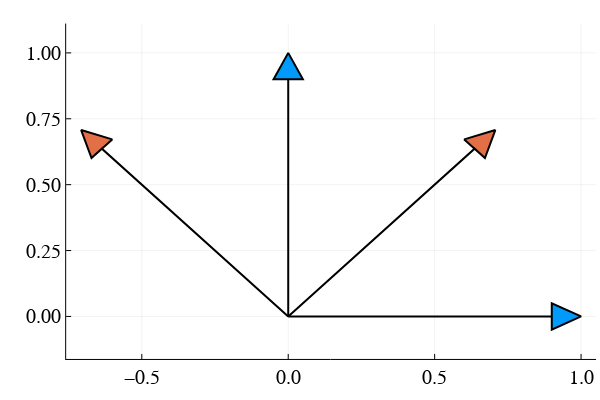

Notebook cell for this chart:
### Markdown cell above
We rotate $e_1$ and $e_2$ by an arbitrary angle $\theta$. Note that $e_1$ and $e_2$ remain perpendicular. The results are two new unit vectors, $e'_1$ and $e'_2$, shown in red.

<img src="https://github.com/kjbiener/introToJulia/blob/master/rotated_2d_univec.png?raw=true" alt="Rotated 2D unit vectors" width="450">

**Problem:** We wish to find the mapping $(e_1, e_2) \mapsto (e'_1,e'_2)$ and a matrix representation of it.

### Code cell
# using Plots
# plotly() # Set the backend to Plotly

θ = π/4 # 45 degree rotation
R = [cos(θ) -sin(θ); sin(θ) cos(θ)] # this is a 2D rotation map

e1 = [1; 0];
e2 = [0; 1];
E = hcat(e1, e2);

V = R * E;

quiver([0,0],[0,0],quiver=(E[1,:], E[2,:]), lw = 2, axis_ratio=:equal, xtickfontsize=14, ytickfontsize=14)
quiver!([0,0],[0,0],quiver=(V[1,:], V[2,:]), lw = 2, axis_ratio=:equal, xtickfontsize=14, ytickfontsize=14)

### Figure 1 — Plotly figure (JSON) as saved in the notebook; plotly's stock layout.template omitted (floating-point values rounded to 4 significant figures)
{"data": [{"fill": "tozeroy", "fillcolor": "rgba(0, 154, 250, 1.000)", "hoverinfo": "none", "legendgroup": "", "line": {"color": "rgba(0, 0, 0, 1.000)", "dash": "solid", "width": 2}, "mode": "lines", "name": "", "showlegend": false, "type": "scatter", "x": [0, 0.9, 0.9, 1, 0.9, 0.9, 0], "xaxis": "x1", "y": [0, 0, 0.05, 0, -0.05, 0, 0], "yaxis": "y1"}, {"fill": "tozeroy", "fillcolor": "rgba(0, 154, 250, 1.000)", "hoverinfo": "none", "legendgroup": "", "line": {"color": "rgba(0, 0, 0, 1.000)", "dash": "solid", "width": 2}, "mode": "lines", "name": "", "showlegend": false, "type": "scatter", "x": [0, 0, -0.05, 0, 0.05, 0, 0], "xaxis": "x1", "y": [0, 0.9, 0.9, 1, 0.9, 0.9, 0], "yaxis": "y1"}, {"fill": "tozeroy", "fillcolor": "rgba(227, 111, 71, 1.000)", "hoverinfo": "none", "legendgroup": "", "line": {"color": "rgba(0, 0, 0, 1.000)", "dash": "solid", "width": 2}, "mode": "lines", "name": "", "showlegend": false, "type": "scatter", "x": [0, 0.6364, 0.601, 0.7071, 0.6718, 0.6364, 0], "xaxis": "x1", "y": [0, 0.6364, 0.6718, 0.7071, 0.601, 0.6364, 0], "yaxis": "y1"}, {"fill": "tozeroy", "fillcolor": "rgba(227, 111, 71, 1.000)", "hoverinfo": "none", "legendgroup": "", "line": {"color": "rgba(0, 0, 0, 1.000)", "dash": "solid", "width": 2}, "mode": "lines", "name": "", "showlegend": false, "type": "scatter", "x": [0, -0.6364, -0.6718, -0.7071, -0.601, -0.6364, 0], "xaxis": "x1", "y": [0, 0.6364, 0.601, 0.7071, 0.6718, 0.6364, 0], "yaxis": "y1"}], "layout": {"annotations": [], "height": 400, "legend_position": {"bgcolor": "rgba(255, 255, 255, 1.000)", "bordercolor": "rgba(0, 0, 0, 1.000)", "borderwidth": 1, "font": {"color": "rgba(0, 0, 0, 1.000)", "family": "sans-serif", "size": 11}, "title": {"font": {"color": "rgba(0, 0, 0, 1.000)", "family": "sans-serif", "size": 15}, "text": ""}, "tracegroupgap": 0, "traceorder": "normal", "x": 1, "xanchor": "auto", "y": 1, "yanchor": "auto"}, "margin": {"b": 20, "l": 0, "r": 0, "t": 20}, "paper_bgcolor": "rgba(255, 255, 255, 1.000)", "plot_bgcolor": "rgba(255, 255, 255, 1.000)", "showlegend": true, "width": 600, "xaxis": {"anchor": "y", "domain": [0.1103, 0.9934], "gridcolor": "rgba(0, 0, 0, 0.100)", "gridwidth": 0.5, "linecolor": "rgba(0, 0, 0, 1.000)", "mirror": false, "range": [-0.7583, 1.051], "showgrid": true, "showline": true, "showticklabels": true, "tickangle": 0, "tickcolor": "rgb(0, 0, 0)", "tickfont": {"color": "rgba(0, 0, 0, 1.000)", "family": "sans-serif", "size": 20}, "tickmode": "array", "ticks": "inside", "ticktext": ["−0.5", "0.0", "0.5", "1.0"], "tickvals": [-0.5, 0, 0.5, 1], "title": "", "titlefont": {"color": "rgba(0, 0, 0, 1.000)", "family": "sans-serif", "size": 15}, "type": "-", "visible": true, "zeroline": false, "zerolinecolor": "rgba(0, 0, 0, 1.000)"}, "yaxis": {"anchor": "x", "domain": [0.05845, 0.9902], "gridcolor": "rgba(0, 0, 0, 0.100)", "gridwidth": 0.5, "linecolor": "rgba(0, 0, 0, 1.000)", "mirror": false, "range": [-0.1613, 1.111], "showgrid": true, "showline": true, "showticklabels": true, "tickangle": 0, "tickcolor": "rgb(0, 0, 0)", "tickfont": {"color": "rgba(0, 0, 0, 1.000)", "family": "sans-serif", "size": 20}, "tickmode": "array", "ticks": "inside", "ticktext": ["0.00", "0.25", "0.50", "0.75", "1.00"], "tickvals": [0, 0.25, 0.5, 0.75, 1], "title": "", "titlefont": {"color": "rgba(0, 0, 0, 1.000)", "family": "sans-serif", "size": 15}, "type": "-", "visible": true, "zeroline": false, "zerolinecolor": "rgba(0, 0, 0, 1.000)"}}}
